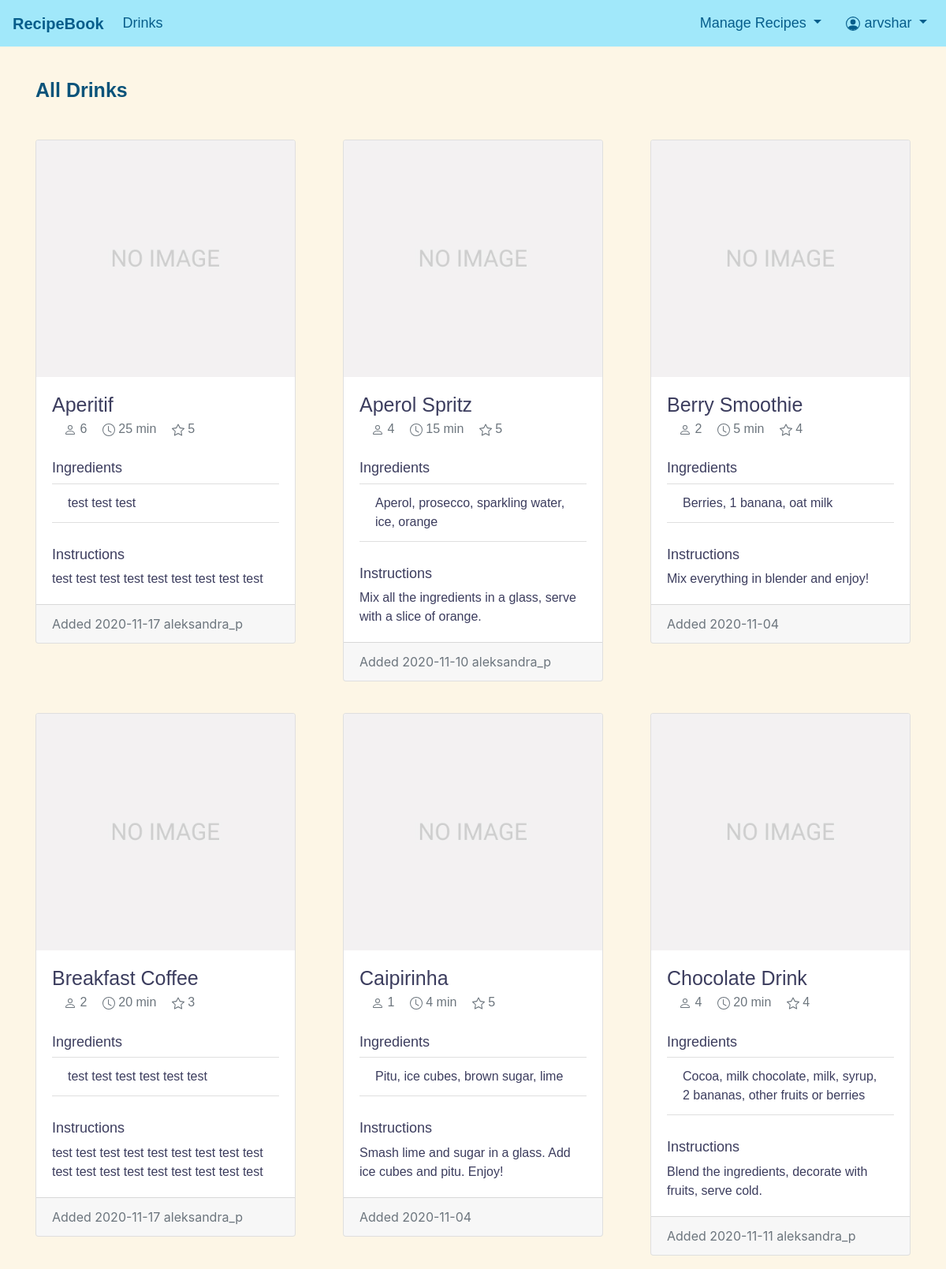
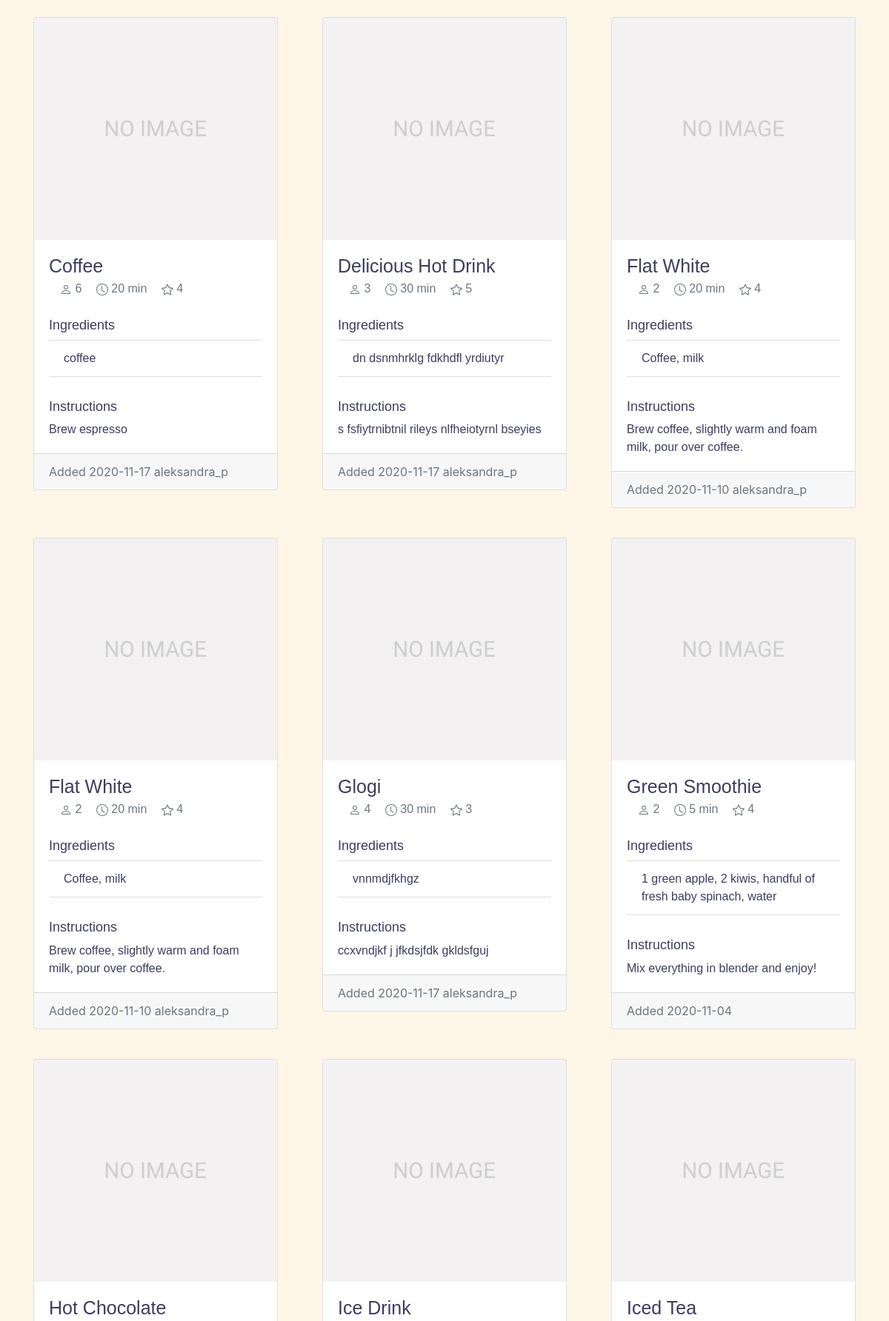
Page /drinks.php (signed in, upper part) on the committed database (2 pictures, top to bottom).
### tables this page shows
CREATE TABLE `recipe` (
  `recipeID` int(11) NOT NULL,
  `userID` int(11) DEFAULT NULL,
  `RecipeName` varchar(50) NOT NULL,
  `Images` blob NOT NULL,
  `Servings` int(11) DEFAULT NULL,
  `PreparationTime` int(11) DEFAULT NULL,
  `Ratings` int(11) DEFAULT NULL,
  `Ingredients` varchar(200) NOT NULL,
  `Instructions` text NOT NULL,
  `DateAdded` date DEFAULT NULL,
  `TimeAdded` time DEFAULT NULL
);

CREATE TABLE `user` (
  `userID` int(11) NOT NULL,
  `Username` varchar(128) NOT NULL,
  `Password` varchar(128) NOT NULL,
  `JoiningDate` timestamp NOT NULL
);

### drinks.php (the view, shortened to what this page needs)
<!DOCTYPE html>
<html lang="en">
<head>
<link rel="stylesheet" href="https://stackpath.bootstrapcdn.com/bootstrap/4.1.3/css/bootstrap.min.css">
<link rel="stylesheet" href="style.css">
</head>
<body>
<?php
require_once "config.php";
$sql = "SELECT recipe.*, user.Username
 FROM recipe
 left JOIN user ON recipe.userID=user.userID
 ORDER BY RecipeName";
$result = mysqli_query($conn, $sql);
?>
<nav class="navbar navbar-expand-lg navbar-light">
  <a class="navbar-brand">RecipeBook</a>
  <div class="collapse navbar-collapse justify-content-center" id="navbarToggle">
    <ul class="navbar-nav">
       <li class="nav-item">
        <a class="nav-link" href="drinks.php">Drinks</a>
       </li>
    </ul>
    <ul class="navbar-nav ml-auto">
      <li class="nav-item dropdown">
        <a class="nav-link dropdown-toggle" href="#" id="navbarDropdown" role="button" data-toggle="dropdown" aria-haspopup="true" aria-expanded="false">
          Manage Recipes
        </a>
      </li>
      <li class="nav-item dropdown">
        <a class="nav-link dropdown-toggle" href="#" id="navbarDropdown" role="button" data-toggle="dropdown" aria-haspopup="true" aria-expanded="false">
         <?php  if (isset($_SESSION['Username'])) : ?><?php echo $_SESSION['Username']; ?><?php endif ?>
        </a>
      </li>
    </ul>
  </div>
</nav>
<div class="container">
   <div class="row">
      <div class="col-lg-6">
          <h4>All Drinks</h4>
      </div>
   </div>
   <div class="row">
      <div class="card-deck">
         <?php while ($row = mysqli_fetch_array($result)){ ?>
          <div class="cardcol col-sm-6 col-lg-4">
            <div class="card">
               <?php
                   if ( is_file (RECIPE_UPLOAD_PATH . $row['Images']) && filesize (RECIPE_UPLOAD_PATH . $row['Images']) > 0 ) {
                      echo '<img class="card-img-top" src=" ' . RECIPE_UPLOAD_PATH . $row['Images'] . '" alt="recipe image" />';
                  } else {
                   echo '<img class="card-img-top" src=" ' . RECIPE_UPLOAD_PATH . 'noimage.jpg' . '" alt="unverified image" />';
                   }
               ?>
               <div class="card-body">
                  <h5 class="card-title"><?php echo $row['RecipeName']; ?></h5>
                  <h6 class="card-subtitle mb-2 text-muted">
                   <?php echo $row['Servings']; ?>
                   <?php echo $row['PreparationTime']; ?> min
                   <?php echo $row['Ratings']; ?>
                  </h6>
                  <ul class="list-group list-group-flush">
                     <h5>Ingredients</h5>
                     <li class="list-group-item"><?php echo $row ['Ingredients']; ?></li>
                  </ul>
                  <h5>Instructions</h5>
                  <p class="card-text"> <?php echo $row ['Instructions']; ?></p>
               </div>
               <div class="card-footer text-muted">
                  Added <?php echo $row ['DateAdded']; ?> <?php echo $row ['Username']; ?>
               </div>
            </div>
          </div>
         <?php } ?>
      </div>
   </div>
</div>
</body>
</html>

### style.css (style rules this page uses)
html { position: relative; min-height: 100%; }
body { background-color: #fdf6e6; margin-bottom: 70px; }
a:link { color: #065d8b !important; }
.navbar-light { background-color: #a1e8fa; color: #065d8b; font-family: Verdana, Geneva, sans-serif; font-size: 18px; }
.navbar-brand { color: #3c3d5e; font-family: Verdana, Geneva, sans-serif; font-size: 20px; font-weight: bold; }
.col-lg-6, .col-lg-4 { background-color:#fdf6e6; margin-top: 20px; }
h4 { font-family: "Trebuchet MS", Helvetica, sans-serif; color: #0b537a; font-size: 25px; font-weight: bold; margin-top: 20px; }
h5 { font-family: "Trebuchet MS", Helvetica, sans-serif; color: #3c3d5e; font-size: 18px; }
.card { margin-top: 20px; }
.cardcol { min-width: 380px; }
.card-body { font-family: "Trebuchet MS", Helvetica, sans-serif; color: #3c3d5e; }
.card-img-top { height: 300px; object-fit: cover; }
.card-title { text-transform: capitalize; font-family: "Trebuchet MS", Helvetica, sans-serif; font-size: 25px; color: #3c3d5e; }
.list-group { margin: 30px 0px 30px 0px; }
svg { margin-left: 15px; }

### rows in the picture
recipe: RecipeName "Aperitif", Servings "6", PreparationTime "25", Ratings "5", Ingredients "test test test", Instructions "test test test test test test test test test", DateAdded "2020-11-17", userID.Username "aleksandra_p"
recipe: RecipeName "Aperol Spritz", Servings "4", PreparationTime "15", Ratings "5", Ingredients "Aperol, prosecco, sparkling water, ice, orange", Instructions "Mix all the ingredients in a glass, serve with a slice of orange.", DateAdded "2020-11-10", userID.Username "aleksandra_p"
recipe: RecipeName "Berry Smoothie", Servings "2", PreparationTime "5", Ratings "4", Ingredients "Berries, 1 banana, oat milk", Instructions "Mix everything in blender and enjoy!", DateAdded "2020-11-04"
recipe: RecipeName "Breakfast Coffee", Servings "2", PreparationTime "20", Ratings "3", Ingredients "test test test test test test", Instructions "test test test test test test test test test test test test test test test test test test", DateAdded "2020-11-17", userID.Username "aleksandra_p"
recipe: RecipeName "Caipirinha", Servings "1", PreparationTime "4", Ratings "5", Ingredients "Pitu, ice cubes, brown sugar, lime", Instructions "Smash lime and sugar in a glass. Add ice cubes and pitu. Enjoy!", DateAdded "2020-11-04"
recipe: RecipeName "Chocolate Drink", Servings "4", PreparationTime "20", Ratings "4", Ingredients "Cocoa, milk chocolate, milk, syrup, 2 bananas, other fruits or berries", Instructions "Blend the ingredients, decorate with fruits, serve cold.", DateAdded "2020-11-11", userID.Username "aleksandra_p"
recipe: RecipeName "Coffee", Servings "6", PreparationTime "20", Ratings "4", Ingredients "coffee", Instructions "Brew espresso", DateAdded "2020-11-17", userID.Username "aleksandra_p"
recipe: RecipeName "Delicious Hot Drink", Servings "3", PreparationTime "30", Ratings "5", Ingredients "dn dsnmhrklg fdkhdfl yrdiutyr", Instructions "s fsfiytrnibtnil rileys nlfheiotyrnl bseyies", DateAdded "2020-11-17", userID.Username "aleksandra_p"
recipe: RecipeName "Flat White", Servings "2", PreparationTime "20", Ratings "4", Ingredients "Coffee, milk", Instructions "Brew coffee, slightly warm and foam milk, pour over coffee.", DateAdded "2020-11-10", userID.Username "aleksandra_p"
recipe: RecipeName "Flat White", Servings "2", PreparationTime "20", Ratings "4", Ingredients "Coffee, milk", Instructions "Brew coffee, slightly warm and foam milk, pour over coffee.", DateAdded "2020-11-10", userID.Username "aleksandra_p"
recipe: RecipeName "Glogi", Servings "4", PreparationTime "30", Ratings "3", Ingredients "vnnmdjfkhgz", Instructions "ccxvndjkf j jfkdsjfdk gkldsfguj", DateAdded "2020-11-17", userID.Username "aleksandra_p"
recipe: RecipeName "Green Smoothie", Servings "2", PreparationTime "5", Ratings "4", Ingredients "1 green apple, 2 kiwis, handful of fresh baby spinach, water", Instructions "Mix everything in blender and enjoy!", DateAdded "2020-11-04"
recipe: RecipeName "Hot Chocolate"
recipe: RecipeName "Ice Drink"
recipe: RecipeName "Iced Tea"

### other values in the picture
$_SESSION['Username'] "arvshar"
